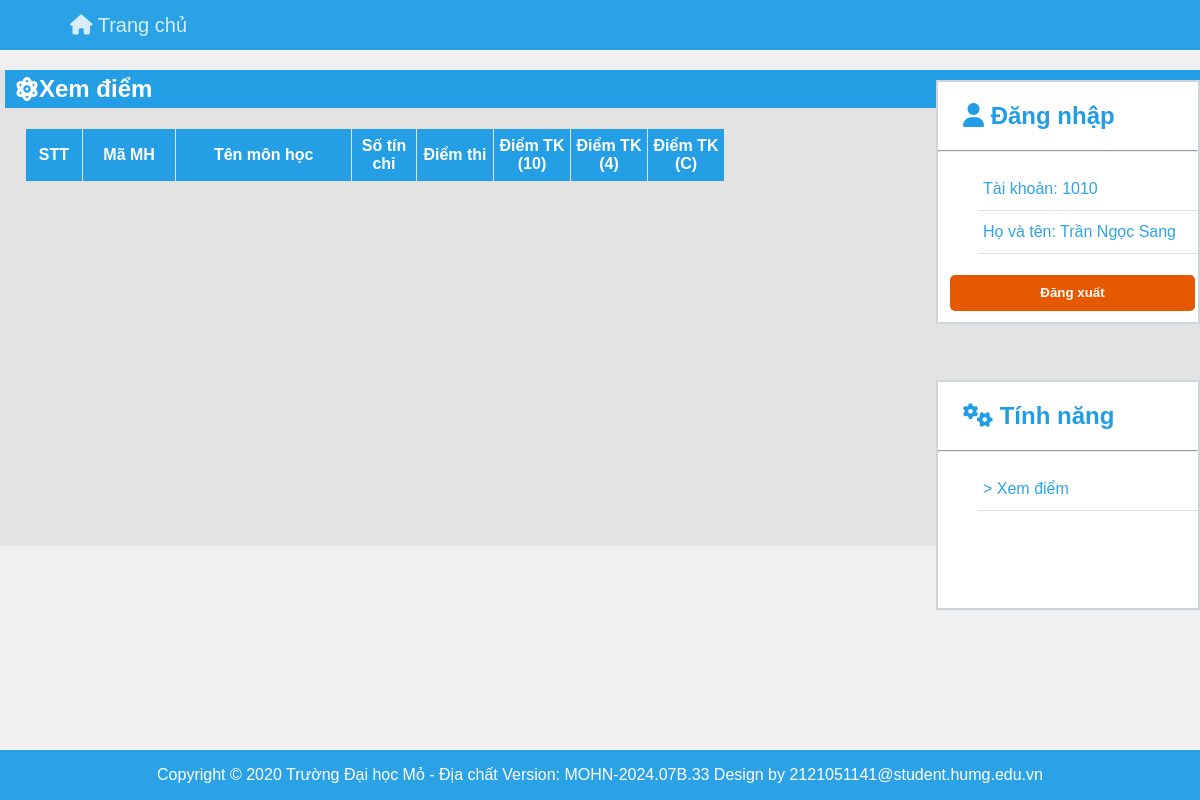
The page /web/student/xem_diem.php (signed in) on the database as committed earlier.
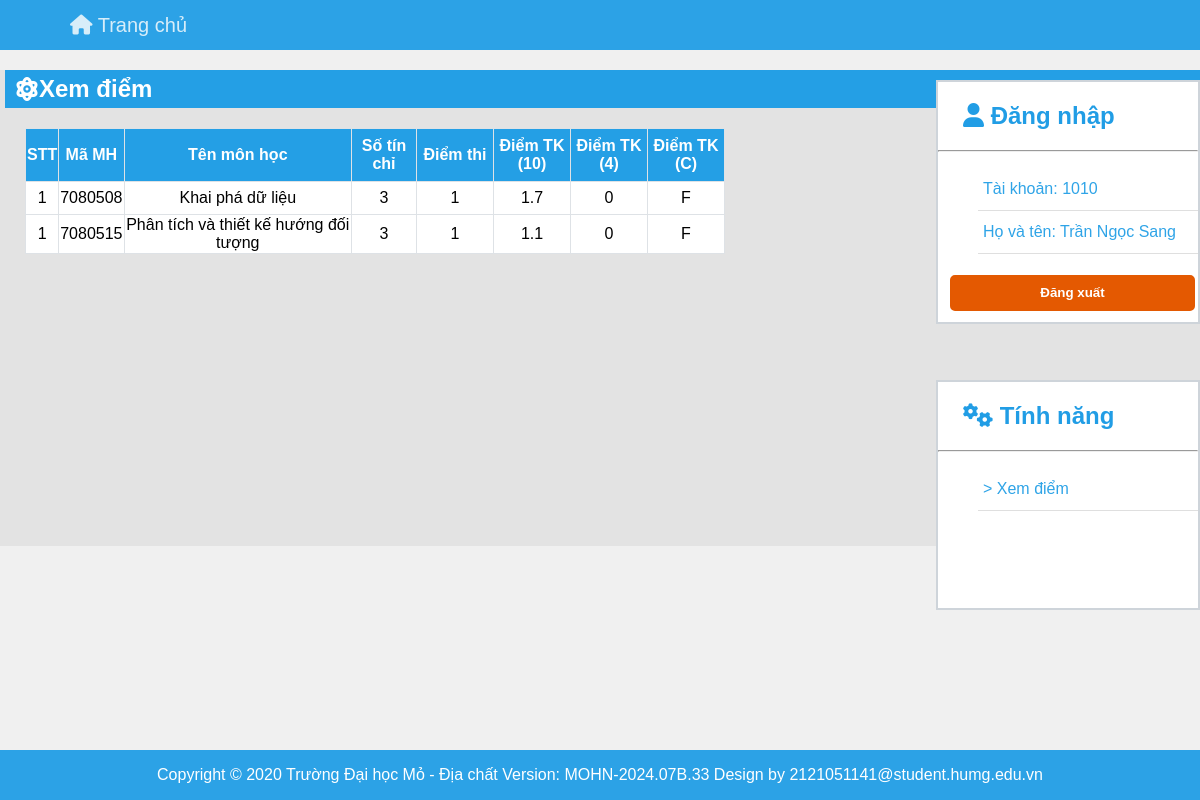
The same page on the database as committed later.
### tables this page shows
CREATE TABLE `sinh_vien` (
  `msv` int(10) NOT NULL,
  `ma_lop` varchar(15) DEFAULT NULL,
  `ho_dem` varchar(50) NOT NULL,
  `ten` varchar(50) NOT NULL,
  `sdt` int(10) NOT NULL,
  `email` varchar(50) NOT NULL,
  `mat_khau` varchar(50) NOT NULL,
  `ngay_sinh` date NOT NULL,
  `gioi_tinh` varchar(10) NOT NULL
);

CREATE TABLE `hoc_phan` (
  `ma_hoc_phan` int(7) NOT NULL,
  `ten_hoc_phan` varchar(50) NOT NULL,
  `so_tin_chi` int(10) DEFAULT NULL,
  `ma_nganh` varchar(10) DEFAULT NULL
);

CREATE TABLE `diem_hoc_phan` (
  `ma_hoc_phan` int(7) NOT NULL,
  `msv` int(10) NOT NULL,
  `diem_a` float DEFAULT NULL,
  `diem_b` float DEFAULT NULL,
  `diem_c` float DEFAULT NULL,
  `diem_tb_4` float DEFAULT NULL,
  `diem_tb_10` float DEFAULT NULL,
  `diem_tb_chu` varchar(5) DEFAULT NULL
);

### web/student/xem_diem.php (the view, shortened to what this page needs)
<!DOCTYPE html>
<html>
<head>
    <link rel="stylesheet" href="home_student.css">
    <link rel="stylesheet" href="https://cdnjs.cloudflare.com/ajax/libs/font-awesome/6.4.2/css/all.min.css" />
</head>
<body>
    <?php
        require "header.php";
    ?>
    <main>
        <div class = "xem_diem">
            <h2><i class="fa-solid fa-atom"></i>Xem điểm</h2>
            <table>
                <tr class="header_row">
                    <th>STT</th>
                    <th>Mã MH</th>
                    <th>Tên môn học</th>
                    <th id = "tin_chi">Số tín chỉ</th>
                    <th id = "diem">Điểm thi</th>
                    <th id = "diem">Điểm TK (10)</th>
                    <th id = "diem">Điểm TK (4)</th>
                    <th id = "diem">Điểm TK (C)</th>
                </tr>
                <?php
                   include('../home/home/config.php');
                   $msv = $_SESSION['msv'];
                   $sql_diem = "SELECT msv, ma_hoc_phan, diem_a, diem_tb_10, diem_tb_4, diem_tb_chu FROM diem_hoc_phan WHERE msv = '$msv'";
                   $result_diem = $conn->query($sql_diem);
                   if ($result_diem->num_rows > 0) {
                       while($row_diem = $result_diem->fetch_assoc()) {
                            echo '<tr style="height: 30px;">';
                            $ma_hoc_phan = $_SESSION["ma_hoc_phan"];
                            $sql_hoc_phan = "SELECT ma_hoc_phan, ten_hoc_phan, so_tin_chi FROM hoc_phan WHERE ma_hoc_phan = '$ma_hoc_phan'";
                            $result_hoc_phan = $conn->query($sql_hoc_phan);
                            if ($result_hoc_phan->num_rows > 0) {
                                $stt = 1;
                                while($row_hoc_phan = $result_hoc_phan->fetch_assoc()) {
                                    echo '<td>' . $stt++ . '</td>';
                                    echo '<td>' . $row_hoc_phan["ma_hoc_phan"] . '</td>';
                                    echo '<td>' . $row_hoc_phan["ten_hoc_phan"] . '</td>';
                                    echo '<td>' . $row_hoc_phan["so_tin_chi"] . '</td>';
                            }
                            echo '<td>' . $row_diem["diem_a"] . '</td>';
                            echo '<td>' . $row_diem["diem_tb_10"] . '</td>';
                            echo '<td>' . $row_diem["diem_tb_4"] . '</td>';
                            echo '<td>' . $row_diem["diem_tb_chu"] . '</td>';
                            echo '</tr>';
                       }
                   }
                }
                ?>
            </table>
        </div>
    </main>
    <?php
        require "menu.php";
    ?>
    <?php
        require "footer.php";
    ?>
</body>
</html>

### web/student/header.php (shortened to what this page needs)
<head>
    <link rel="stylesheet" href="home_teacher.css">
    <link rel="stylesheet" href="https://cdnjs.cloudflare.com/ajax/libs/font-awesome/6.4.2/css/all.min.css" />
</head>
<header>
    <ul>
    <li><a href="home_student.php"><i class="fa-solid fa-house"></i> Trang chủ</a></li>
    </ul>
</header>

### web/student/menu.php (shortened to what this page needs)
<!DOCTYPE html>
<html lang="en">
<head>
    <link rel="stylesheet" href="home_teacher.css">
</head>
<body>
    <div class="login">
        <h2><i class="fa-solid fa-user"></i> Đăng nhập</h2>
        <hr>
        <ul>
        <li>Tài khoản: <?php echo $_SESSION['msv']; ?></li>
        <li>
            <?php
                include('../home/home/config.php');
                $sql = "SELECT msv, ho_dem, ten FROM sinh_vien WHERE msv = '$msv'";
                $result = $conn->query($sql);
                if ($result->num_rows > 0) {
                    while($row = $result->fetch_assoc()) {
                        echo "Họ và tên: ". $row["ho_dem"]. " " . $row["ten"] ;
                    }
                } else {
                    echo "Không tìm được tài khoản";
                }
            ?>
        </li>
        </ul>
        <button><a href="/web/home/login/logout.php"><b>Đăng xuất</b></a></button>
    </div>
    <div class="menu">
        <h2><i class="fa-solid fa-gears"></i> Tính năng</h2>
        <hr>
        <ul>
            <a href="xem_diem.php"><li>> Xem điểm</li></a>
        </ul>
    </div>
</body>
</html>

### web/student/footer.php
<footer>
        <p>Copyright © 2020 Trường Đại học Mỏ - Địa chất
            Version: MOHN-2024.07B.33
            Design by 2121051141@student.humg.edu.vn</p>
</footer>

### web/student/home_student.css (style rules this page uses)
html, body { height: 100%; margin: 0; display: flex; flex-direction: column; }
html { scroll-behavior: smooth; }
body { background-color: #f0f0f0; display: flex; flex-direction: column; min-height: 100vh; }
header { background-color: #2CA2E6; width: 100%; height: 50px; display: flex; align-items: center; box-sizing: border-box; padding: 0 20px; font-family: Arial, Helvetica, sans-serif; }
header a { padding-left: 50px; color: #D7EDF9; text-decoration: none; }
header ul { list-style-type: none; padding: 0; margin: 0; }
header li { display: inline; font-size: 20px; margin-right: 20px; color: #D7EDF9; }
.login { position: absolute; font-family: Arial, Helvetica, sans-serif; height: 240px; width: 270px; right: 0; top: 80px; border: 2px solid #CED4DA; background-color: #FFFFFF; }
.login h2 { margin-left: 25px; color: #219DE5; }
.login li { list-style: none; left: 0px; border-bottom: 1px solid #DFDFDF; padding: 12px 5px; color: #2FA4E7; }
.login button { margin-top: 5px; border: 2px solid #CED4DA; border-radius: 5px; background-color: #E45901; margin-left: 12px; width: 245px; height: 36px; cursor: pointer; }
.login button a { text-decoration: none; color: #FFFFFF; }
.menu { position: absolute; font-family: Arial, Helvetica, sans-serif; height: 150px; width: 270px; right: 0; top: 380px; border: 2px solid #CED4DA; background-color: #FFFFFF; }
.menu h2 { margin-left: 25px; color: #219DE5; }
.menu a { list-style: none; text-decoration: none; }
.menu a li { left: 0px; border-bottom: 1px solid #DFDFDF; padding: 12px 5px; color: #2FA4E7; }
.xem_diem { width: 1215px; height: 476px; font-family: Arial, Helvetica, sans-serif; padding-left: 5px; background-color: #E3E3E3; }
.xem_diem h2 { color: #FFFFFF; background-color: #249FE5; height: 38px; display: flex; align-items: center; padding-left: 10px; }
table { max-width: 1205px; width: 100%; background-color: white; margin-left: 2px; }
table .header_row { cursor: pointer; height: 50px; color: #FFFFFF; background-color: #249FE5; }
#tin_chi { width: 62px; }
#diem { width: 74px; }
table, th, td { border-collapse: collapse; border:1px solid #DEE2E6; text-align: center; height: 30px; }
table, th { border-collapse: collapse; height: 50px; border:1px solid #DEE2E6; text-align: center; }
footer { background-color: #2CA2E6; width: 100%; height: 50px; text-align: center; color: white; font-family: Arial, Helvetica, sans-serif; bottom: 0; position: fixed; }
footer p { padding-bottom: 5px; }

### web/teacher/home_teacher.css (style rules this page uses)
html, body { height: 100%; margin: 0; }
body { display: flex; flex-direction: column; background-color: #f0f0f0; }
header { background-color: #2CA2E6; width: 100%; height: 50px; display: flex; align-items: center; box-sizing: border-box; padding: 0 20px; font-family: Arial, Helvetica, sans-serif ; }
header a { padding-left: 50px; color: #D7EDF9; text-decoration: none; }
header ul { list-style-type: none; padding: 0; margin: 0; }
header li { display: inline; font-size: 20px; margin-right: 20px; color: #D7EDF9; }
.menu { position:absolute; font-family: Arial, Helvetica, sans-serif ; height: 226px; width: 260px; right: 0; top: 380px; border: 2px solid #CED4DA; background-color: #FFFFFF; }
.menu h2 { margin-left: 25px; color: #219DE5; }
.menu a { list-style: none; text-decoration: none; }
.menu a li { left: 0px; border-bottom:1px solid #DFDFDF; padding: 12px 5px; color: #2FA4E7; }
table { max-width: 700px; width: 100%; background-color: white; margin-left: 20px; font-family: Arial, Helvetica, sans-serif ; }
table, th, td { border-collapse: collapse; border:1px solid #DEE2E6; text-align: center; }
table, th { border-collapse: collapse; height: 50px; border:1px solid #DEE2E6; text-align: center; }
.login { position:absolute; font-family: Arial, Helvetica, sans-serif ; height: 240px; width: 260px; right: 0; top: 80px; border: 2px solid #CED4DA; background-color: #FFFFFF; }
.login h2 { margin-left: 25px; color: #219DE5; }
.login li { list-style: none; left: 0px; border-bottom:1px solid #DFDFDF; padding: 12px 5px; color: #2FA4E7; }
.login button { margin-top: 5px; border: 2px solid #E35901; border-radius: 5px; background-color: #E45901; margin-left: 12px; width: 245px; height: 36px; cursor: pointer; }
.login button a { text-decoration: none; color: #FFFFFF; }
footer { background-color: #2CA2E6; width: 100%; height: 50px; text-align: center; color: white; font-family: Arial, Helvetica, sans-serif ; bottom: 0; }
footer p { padding-bottom: 5px ; }

Rows that differ between the two databases and show on the page:
added diem_hoc_phan: diem_a "1", diem_tb_10 "1.7", diem_tb_4 "0", diem_tb_chu "F"
now on this page (row unchanged): hoc_phan: ma_hoc_phan "7080508", ten_hoc_phan "Khai phá dữ liệu", so_tin_chi "3", shown under "1"
added diem_hoc_phan: diem_a "1", diem_tb_10 "1.1", diem_tb_4 "0", diem_tb_chu "F"
now on this page (row unchanged): hoc_phan: ma_hoc_phan "7080515", ten_hoc_phan "Phân tích và thiết kế hướng đối tượng", so_tin_chi "3", shown under "1"
